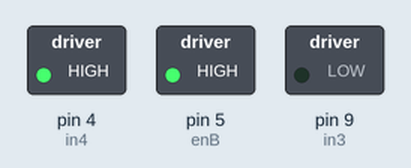
Simulated run of this sketch. Board: Arduino Uno, built with avr-gcc and run on an emulated ATmega328P. Parts: switched loads named in the sketch (green lamp = pin HIGH).

Above: at 0.1 s.
Timing chart, 0 to 1.6 s (numbered marks = the images above):
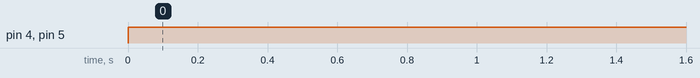

The sketch:

bo_motor.ino
```cpp
#define enB 5
#define in3 9
#define in4 4

void bo_motor_init(){
  pinMode(enB, OUTPUT);
  pinMode(in3, OUTPUT);
  pinMode(in4, OUTPUT);
  digitalWrite(in3, LOW);
  digitalWrite(in4, LOW);
}

void forward(){
  analogWrite(enB, 255);
  digitalWrite(in3, LOW);
  digitalWrite(in4, HIGH);
}

// void backward(){
//   analogWrite(enB, 70);
//   digitalWrite(in3, HIGH);
//   digitalWrite(in4, LOW);
// }

void setup() {
  bo_motor_init();
}

void loop() {
  forward();
  // delay(3000);
  //  backward();
  // delay(3000);
}
```

Measured:
- by itself, pin 4 (in4), pin 5 (enB): LOW → HIGH at 0.00 s
